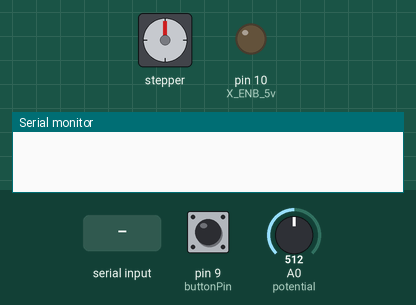
This sketch was run on a simulated Arduino Uno, built with avr-gcc and run on an emulated ATmega328P. Shown: stepper motor, output pins drawn as LEDs (lit = HIGH), the last lines printed to the serial monitor. Wiring (inferred from the names in the program): stepper motor driver (200 steps per turn assumed): step pin 11; direction pin 12. The test bench sets the inputs (shaded band); at power-on: pin 9 (buttonPin) HIGH, A0 (potential) = 512. Pins used as bus, display or sensor lines are not drawn.

Above: at 1.2 s.
1.3 s: "r\n" received over Serial
At 1.8 s:
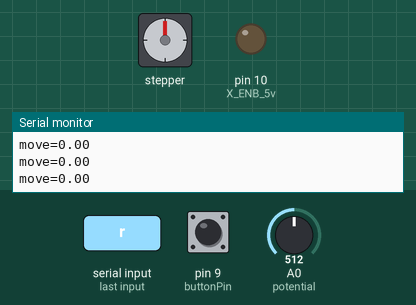
2.8 s: pin 9 (buttonPin) pulled LOW for 3.2 s
At 2.8 s:
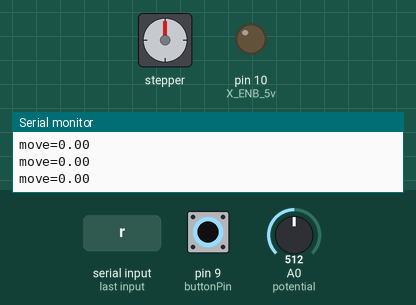
Timing chart, 0 to 5.8 s (numbered marks = the images above; inputs shaded):
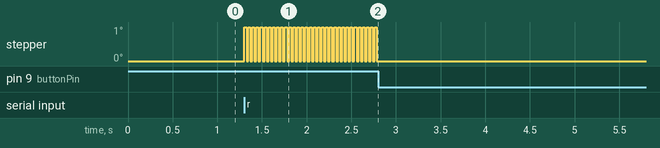

Measured:
- after the input at 1.3 s, stepper: alternates 1° for 0.02 s and 0° for 0.02 s, starting at once
- after the input at 2.8 s, stepper: stops changing and stays 0°

The sketch:

PLD1.ino
```cpp
#include <EEPROM.h>

int stop_value = 1; //to stop sequence
boolean swap_state = false;
boolean swap_stop  = false;
int MoveSpeed=8; //step in Microseconds
int SwapSpeed_fast = 5;
int SwapSpeed_low = 32; //speed in slow stepping
int error_step = 75;
int error_speed = 4;
int roller_value;
int roller_speed=20;
unsigned int  X= 4000;
String     inputString = ""; // a string to hold incoming data
boolean stringComplete = true;     // whether the string is completet

int arr[] = {X,MoveSpeed,error_step,SwapSpeed_fast,SwapSpeed_low};


# define X_DIR_5v 12  //DIR+(+5v) axis stepper motor direction control  Brown
# define X_STP_5v 11  //PUL+(+5v) axis stepper motor step control       RED
# define X_ENB_5v 10
# define buttonPin 9
# define roller A1


void setup() {// *************************************************************     setup
for(int i=0;i <sizeof(arr)/sizeof(arr[0]);i++)
{
  byte hiByte = EEPROM.read(i*2);
  byte loByte = EEPROM.read(i*2+1);
  arr[i] = int(word(hiByte,loByte));
}
X               = arr[0];
MoveSpeed       = arr[1];
error_step      = arr[2];
SwapSpeed_fast  = arr[3];
SwapSpeed_low   = arr[4];
//pinMode (X_EN_5v ,OUTPUT); //ENA+(+5V)
pinMode (X_DIR_5v,OUTPUT); //DIR+(+5v)
pinMode (X_STP_5v,OUTPUT); //PUL+(+5v)
pinMode (X_ENB_5v,OUTPUT); //PUL+(+5v)
pinMode (buttonPin,INPUT );
pinMode (roller  ,INPUT );
//digitalWrite (X_EN_5v , LOW); //ENA+(+5V) low=enabled
digitalWrite (X_DIR_5v, LOW); //DIR+(+5v)
digitalWrite (X_STP_5v, LOW); //PUL+(+5v)

Serial.begin(9600);
}
void State()
{
  Serial.print("state=");
  Serial.print(X);
  Serial.print(',');
  Serial.print(MoveSpeed);
  Serial.print(',');
  Serial.print(SwapSpeed_low);
  Serial.print(',');
  Serial.print(SwapSpeed_fast);
  Serial.print(',');
  Serial.print(error_step);
  Serial.print(',');
  Serial.println(stop_value);
  inputString="";
}
void MoveX(float mm ,float ps,float rs){ // **************************************************************    Move
int xt;
float a;
if (mm == 0){
  inputString.setCharAt(0,' ');
  mm=inputString.toInt();
  Serial.print("move=");
  Serial.println(mm);
  inputString="";
}
if (mm>0)
{digitalWrite (X_DIR_5v,HIGH);xt=1;}
else
{digitalWrite (X_DIR_5v,LOW);xt=-1;}
for (int i=0; i<abs(mm); i++)
{
     if(digitalRead(buttonPin) == LOW ){potential();break;}
     if(stop_value > 0){break;}
     if(X == 52000){X = 4000;}
     while (Serial.available())
        {
          char inChar = (char)Serial.read();
          if (inChar > 0)     {inputString += inChar;}  // add it to the inputString:
          if (inChar == '\n') { stringComplete = true;} // if the incoming character is a newline, set a flag so the main loop can do something about it:
        }
      if (stringComplete)
       {
        if (inputString=="nstate\n"){State();  }
        if (inputString=="Stop\n")  {stop_value = true; swap_stop =true;Serial.println("stoping.."); break;  }
        if (inputString=="Sstop\n") {swap_stop=true;Serial.println("swap stoping..");inputString = "";}
        if (inputString !="") {Serial.print("BAD COMMAND="+inputString);}// Serial.print("\n"); }// "\t" tab
        inputString = ""; stringComplete = false; // clear the string:
       }
     a = ps + i*(rs-ps)/abs(mm);
     digitalWrite (X_STP_5v, HIGH);
     delay(int(a));
     digitalWrite (X_STP_5v, LOW);
     delay(int(a));
     X = X + xt;
}
inputString="";
}

void Swap()
{
  inputString.setCharAt(0,' ');
  int mm=inputString.toInt();
  Serial.print("swap=");
  Serial.println(mm);
  inputString="";
  MoveX(mm,SwapSpeed_fast,SwapSpeed_low);
  while(true){
    MoveX(-error_step,error_speed,error_speed);
    MoveX(-mm,SwapSpeed_low,SwapSpeed_fast);
    MoveX(-mm,MoveSpeed,SwapSpeed_low);
    if(swap_stop == true){
      MoveX(mm+error_step,MoveSpeed,MoveSpeed);
      swap_stop = false;
      swap_state = false;
      break;
    }
    MoveX(error_step,error_speed,error_speed);
    MoveX(mm,SwapSpeed_low,SwapSpeed_fast);
    MoveX(mm,SwapSpeed_fast,SwapSpeed_low);
  }
}
void SetX()
{
  inputString.setCharAt(0,' ');
  X = inputString.toInt();
  Serial.print("X=");
  Serial.println(X);
  inputString="";
}
void MSpeed(){  // ************************************************************   MoveSpeed
 inputString.setCharAt(0,' ');
 MoveSpeed=inputString.toInt();
 if(MoveSpeed > 0)
 {
   Serial.print("Speed=");
   Serial.println(MoveSpeed);
 }else{
   Serial.println("speed value errror!!");
 }
 inputString="";
}
void ErrorStep()
{
  inputString.setCharAt(0,' ');
  int mm=inputString.toInt();
  error_step = mm;
  Serial.print("ErrorStep=");
  Serial.println(error_step);
  inputString="";
}
void ErrorSpeed()
{
  inputString.setCharAt(0,' ');
  int mm=inputString.toInt();
  error_speed = mm;
  Serial.print("ErrorSpeed=");
  Serial.println(error_speed);
  inputString="";
}
void Save(boolean mode)
{
  if (mode == true){
    Serial.println("Saved...");
  }
  int arr[] = {X,MoveSpeed,error_step,SwapSpeed_fast,SwapSpeed_low};
  for(int i=0;i <sizeof(arr)/sizeof(arr[0]);i++)
  {
    byte hiByte = highByte(arr[i]);
    byte loByte = lowByte(arr[i]);
    EEPROM.write(i*2,hiByte);
    EEPROM.write(i*2+1,loByte);
  }
  inputString="";
}
void Ratio_l(){
  inputString.setCharAt(0,' ');
  int a = inputString.toInt();
  SwapSpeed_low = a;
  Serial.print("Low=");
  Serial.println(SwapSpeed_low);
  inputString="";
}
void Ratio_f(){
  inputString.setCharAt(0,' ');
  int a = inputString.toInt();
  SwapSpeed_fast = a;
  Serial.print("Fast=");
  Serial.println(SwapSpeed_fast);
  inputString="";
}
void potential(){
  stop_value = 2;
  float a;
  int s;
  int xt;
  while(true){
    roller_value = analogRead(A0);
    if(digitalRead(buttonPin) == HIGH){break;}
    if(X == 52000){X = 4000;}
    while (Serial.available())
    {
      char inChar = (char)Serial.read();
      if (inChar > 0)     {inputString += inChar;}  // add it to the inputString:
      if (inChar == '\n') { stringComplete = true;} // if the incoming character is a newline, set a flag so the main loop can do something about it:
    }
    if (stringComplete)
    {
    if (inputString=="nstate\n"){State();  }
    if (inputString !="") {Serial.print("BAD COMMAND="+inputString);}
    inputString = ""; stringComplete = false; // clear the string:
    }
    a = (float)roller_value/1024-0.5;
    s = roller_speed*(1-0.8*abs(a));
    if(a<-0.05) {digitalWrite (X_DIR_5v,LOW );xt=-1;}else{
    if(a>0.05 ) {digitalWrite (X_DIR_5v,HIGH);xt= 1;}else{continue;}}
    digitalWrite (X_STP_5v, HIGH);
    delay(s);
    digitalWrite (X_STP_5v, LOW );
    delay(s);
    X = X + xt;
  }
  stop_value = 1;
}
void loop()  // **************************************************************     loop
{
  if(digitalRead(buttonPin) == LOW){potential();}
  while (Serial.available())
  {
    char inChar = (char)Serial.read();
    if (inChar > 0)     {inputString += inChar;}  // add it to the inputString:
    if (inChar == '\n') { stringComplete = true;} // if the incoming character is a newline, set a flag so the main loop can do something about it:
  }

 if (stringComplete)
 {
  if (inputString.charAt(0)=='s') {MSpeed(); }
  if (inputString.charAt(0)=='k') {Ratio_l(); }
  if (inputString.charAt(0)=='l') {Ratio_f(); }
  if (inputString.charAt(0)=='e') {ErrorStep(); }
  if (inputString.charAt(0)=='p') {ErrorSpeed(); }
  if (inputString.charAt(0)=='x') {SetX(); }
  if (inputString.charAt(0)=='m') {stop_value = false; MoveX(0,MoveSpeed,MoveSpeed);stop_value = true;Save(false); }
  if (inputString.charAt(0)=='r') {stop_value = false; swap_stop  = false; Swap();stop_value = true;Save(false);   }
  if (inputString=="Save\n")      {Save(true);}
  if (inputString=="nstate\n")    {State();  }
  if (inputString !="") {Serial.print("BAD COMMAND="+inputString);}// Serial.print("\n"); }// "\t" tab
  inputString = ""; stringComplete = false; // clear the string:
 }
}
```
